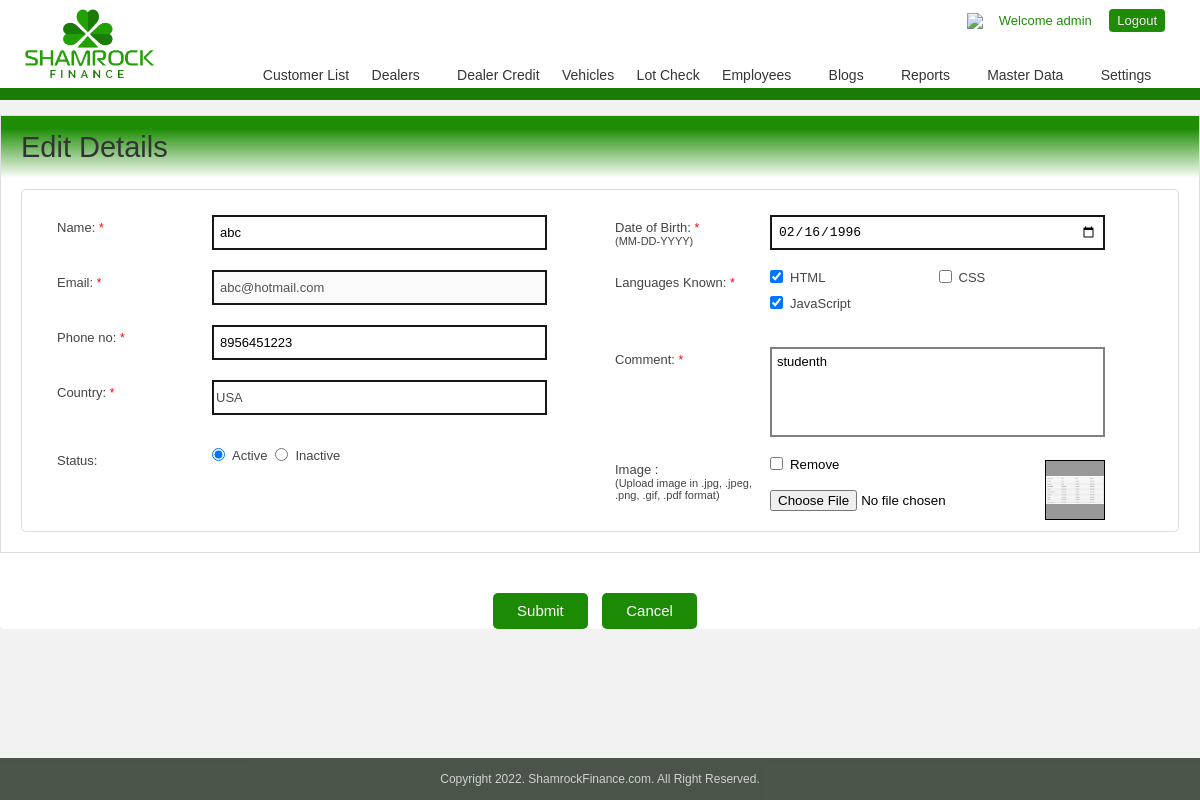
The app's page /edit.php?&id=32 (signed in) with its own data.
### tables this page shows
CREATE TABLE `users` (
  `id` int NOT NULL,
  `name` varchar(20) NOT NULL,
  `email` varchar(30) NOT NULL,
  `password` varchar(255) NOT NULL,
  `phone_no` varchar(20) NOT NULL,
  `country` varchar(2) NOT NULL,
  `status` int NOT NULL,
  `dob` date NOT NULL,
  `languages_known` varchar(255) NOT NULL,
  `comments` text NOT NULL,
  `image` varchar(50) NOT NULL
);

### edit.php (the view, shortened to what this page needs)
<?php
if(!isset($_SESSION["is_login"])) {
	header('Location: login.php');
}
else
{
    $id = $_GET['id'];
	include('connection.php');
	if(!empty($id)){
		$sql = "select name, email, password, phone_no, country, status, dob, languages_known, comments, image from users where id = $id";
		$result = mysqli_query($conn, $sql);
		if (mysqli_num_rows($result) == 1)
		{
			while($row = mysqli_fetch_assoc($result))
			{
				$name = $row['name'];
				$emailId = $row['email'];
				$phone_no = $row['phone_no'];
				$country = $row['country'];
				$dbstatus = $row['status'];
				$dob = $row['dob'];
				$languages_known = $row['languages_known'];
				$lang = explode (",", $languages_known);
				$comments = $row['comments'];
				$image = $row['image'];
			}
		}
	}
?>
<?php
include('header.php');
?>
	<div class="border-div"></div>
		<div class="hotel-listing add_edit">
		<div class="regi-main ">
<div class="my-account">
	<div class="myaccount-outer ">
    	<form id="enter_data" enctype="multipart/form-data" method="post" accept-charset="utf-8" name="form">
			<div class="account-right-div">
				<div class="dashboard-heading">
					<h2 class="dealer-head" title="">
						Edit Details</h2>
				</div>
			</div>
		<div class="dashboard-inner">
			<div class="main-dash-summry Edit-profile edit-dealer-prof dealer-edit">
				<div class="left-column">
					<div class="input-row">
						<div class="full">
							<div class="input-block">
								<label for="name">Name: <span class="star">*</span></label>
								<span class="reg_span">
									<input type="text" name="name" value="<?php if(!empty($name)) { echo $name; } ?>" id="name" class="inputbox-main" />
								</span>
							</div>
						</div>
					</div>
					<div class="input-row">
						<div class="full">
							<div class="input-block">
								<label>Email: <span class="star">*</span></label>
								<span class="reg_span  ">
									<input type="text" name="emailId" value="<?php if(!empty($emailId)) { echo $emailId; } ?>" id="emailId" class="inputbox-main" disabled />
								</span>
							</div>
						</div>
					</div>
					<div class="input-row">
						<div class="full">
							<div class="input-block">
								<label>Phone no: <span class="star">*</span></label>
								<span class="reg_span">
									<input type="tel" name="phone" value="<?php if(!empty($phone_no)) { echo $phone_no; } ?>" id="phone" class="inputbox-main"  />
								</span>
							</div>
						</div>
					</div>
					<div class="input-row ">
						<div class="full">
							<div class="input-block factor-row factor">
								<label>Country: <span class="star">*</span></label>
								<span class="reg_span">
									<select name="country" class="inputbox-main pur_loc" id="country">
										<option value="US" <?php if($country == 'US') { echo "selected"; } ?>>USA</option>
									</select>
								</span>
							</div>
						</div>
					</div>
					<div class="input-row">
						<div class="full">
							<div class="input-block edit-full">
								<label>Status: </label>
								<span class="reg_span">
									<input id="active" type="radio" name="customer_status" <?php
									if($dbstatus == '1') { echo 'checked'; }
									 ?> value="1">
									<label class="radio-label radio-deal" for="active">Active</label>
									<input id="inactive" type="radio" name="customer_status" <?php if($dbstatus == '0') { echo 'checked'; }
									 ?> value="0">
									<label class="radio-label radio-deal" for="inactive">Inactive</label>
								</span>
							</div>
						</div>
					</div>
				</div>
				<div class="right-column">
					<div class="input-row ">
						<div class="full">
							<div class="input-block">
								<label>Date of Birth: <span class="star">*</span><br/><span class="date-form">(MM-DD-YYYY)</span></label>
								<span class="reg_span">
									<input type="date" name="dob" id="dob" value="<?php if(!empty($dob)) { echo $dob; } ?>" class="inputbox-main"  />
								</span>
							</div>
						</div>
					</div>
					<div class="input-row add-fee">
						<div class="full">
							<div class="input-block">
								<label>Languages Known: <span class="star">*</span></label>
								<span class="reg_span ship_method">
									<div title="" class="fl-width">
										<input type="checkbox"  name="checkbox[]" value="html" class="risk_input"  id="html" <?php
										if(in_array('html', $lang)) { echo "checked"; }
										 ?> />
										<label class="check-val" for="html">HTML</label>
									</div>
									<div title="" class="fl-width">
										<input type="checkbox"  name="checkbox[]" value="css" class="risk_input"  id="css" <?php
										if(in_array('css', $lang)) { echo "checked"; }
										 ?> />
										<label class="check-val" for="css">CSS</label>
									</div>
									<div title="" class="fl-width">
										<input type="checkbox"  name="checkbox[]" value="js" class="risk_input"  id="js" <?php
										if(in_array('js', $lang)) { echo "checked"; }
										 ?> />
										<label class="check-val" for="js">JavaScript</label>
									</div>
								</span>
							</div>
						</div>
					</div>
					<div class="input-row auth-space">
						<div class="full">
							<div class="input-block textarea-input text">
								<label>Comment: <span class="star">*</span></label>
								<span class="reg_span">
									<textarea name="comment" cols="40" rows="10" id="comment" class="inputbox-address check" ><?php
									if(!empty($comments)) { echo $comments; }
									 ?></textarea>
								</span>
							</div>
						</div>
					</div>
					<div class="input-row up-title">
						<div class="full">
							<div class="input-block file ">
								<label>Image : <br/><span class="file-form">(Upload image in .jpg, .jpeg, .png, .gif, .pdf format)</span></label>
								<span class="reg_span">
									<?php
									if(!empty($image))
									{
										echo "<div class='img-preview'><img src='dbimages/$image' style='border=1px solid;' alt='no image' width='50px' heigth='50px' id='frame'></div>";
										echo '<span><input type="checkbox" name="remove_checkbox" value="1" /><h5>Remove</h5></span>';
										echo '<br><input type="file" name="updateimage" id="updateimage" class="titles_file check lot-input-new" />';
										}
									else{
										echo '<input type="file" name="image" id="image" class="titles_file check lot-input-new" />';
										if (!empty($imageErr)){
											echo "<div class='valid-error'>".$imageErr."</div>";
										}
									}
									?>
									<span class="reg_span file"></span>
								</span>
							</div>
						</div>
					</div>
				</div>
			</div>
		</div>
				<div class="submit-class">
					<div class="full">
						<input type="submit" name = "submit" id="submit" value="Submit" class="btn-submit btn">
						<input type="button" value="Cancel" onclick="javascript:history.go(-1);" class="btn-submit btn">
					</div>
				</div>
			</form>
		</div>
	</div>
</div>
</div>
<?php } ?>
<?php
include('footer.php');
?>

### header.php (shortened to what this page needs)
<!DOCTYPE html PUBLIC "-//W3C//DTD XHTML 1.0 Transitional//EN" "http://www.w3.org/TR/xhtml1/DTD/xhtml1-transitional.dtd">
<html xmlns="http://www.w3.org/1999/xhtml">
	<head>
		<link href="css/font-awesome.css" rel="stylesheet">
		<link href="css/font-awesome.min.css" rel="stylesheet">
		<link rel="stylesheet" type="text/css" href="css/style.css"/>
	</head>
	<body class="admin_body">
		<header>
			<div id="wrapper2">
				<div class="header-base">
					<div class="logo-div">
						<a title="Shamrock Finance" href ="http://localhost/vishal/shamrock">
							<img alt="Shamrock Finance" src="images/logo.png"/>
						</a>
					</div>
				<?php
				if($_SESSION['is_login']){ ?>
					<div class="header-right-main">
						<nav  class="dashboard-nav">
							<div class="welcometxt">
								<h2>
									<a  title="Unread Message(s)" href="" class="message-icon">
									<img  src="http://dexteroustechnologies.co.in/shamrock/assets/images/admin/message_chat.png">
									</a>
									<?php
									include('connection.php');
									$email = $_SESSION['email'];
									$password = $_SESSION['password'];
									$sql = "select name from users where email='$email' AND password='$password' ";
									$result = mysqli_query($conn, $sql);
									if (mysqli_num_rows($result) == 1){
										while($row = mysqli_fetch_assoc($result)) {
											$username = $row['name'];
										}
									}
									?>
									<span>Welcome <?php echo $username; ?></span>
								</h2>
							</div>
							<ul>
								<li >
									<a href="logout.php" class="active sign-out">Logout</a>
								</li>
							</ul>
						</nav>
						<div class="navi-outer" id="dashboard">
													<ul>
								<li>
									<a  href="list.php">Customer List</a>
								</li>
								<li class="slide-menu" id="manage_dealers" style="display:inline-block">
									<a href="#"> Dealers <i class="fa fa-angle-down menu-down"></i>  </a>
								</li>
								<li class="slide-menu" id="manage_dealercredit" style="display:inline-block">
									<a href=""> Dealer Credit </a>
								</li>
								<li class="slide-menu" id="manage_vehicles" style="display:inline-block">
									<a href=""> Vehicles </a>
								</li>
								<li class="slide-menu" id="manage_lotcheck" style="display:inline-block">
									<a href=""> Lot Check </a>
								</li>
								<li class="slide-menu" id="manage_admin" style="display:inline-block">
									<a href="#"> Employees <i class="fa fa-angle-down menu-down"></i>  </a>
								</li>
								<li style="display:inline-block" id="blogs">
									<a class="" href="#"> Blogs <i class="fa fa-angle-down menu-down"></i> </a>
								</li>
								<li class="slide-menu " id="reports" style="display:inline-block">
									<a class="slide-menu-new" href="#"> Reports <i class="fa fa-angle-down menu-down"></i> </a>
								</li>
								<li class="slide-menu" id="master_data" style="display:inline-block">
									<a class="" href="#">Master Data <i class="fa fa-angle-down menu-down"></i> </a>
								</li>
								<li class="slide-menu" id="settings">
									<a class="" href="#"> Settings <i class="fa fa-angle-down menu-down"></i> </a>
								</li>
							</ul>
						</div>
					</div>
				<?php } ?>
				</div>
			</div>
		</header>

### edit.php (style rules this page uses)
.img-preview { position: absolute; width: 60px; height: 60px; border: 1px solid #000; margin: 3px 0; right: 0; background: #999999; display: inline-flex; align-items: center; }
.img-preview img { width: 100%; }

### records on screen
users: name "admin"
users: name "abc", emailId "abc@hotmail.com", phone "8956451223", country "USA", status "☑ Active", status "☐ Inactive", dob "02/16/1996", languages_known "☑", comment "studenth", image (picture)
